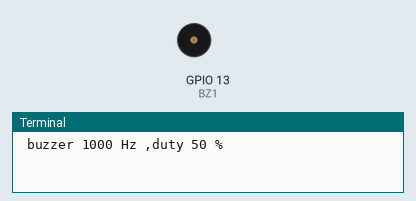
Simulated run of this program. Board: Raspberry Pi (BCM pin numbers). Shown: buzzer (waves = sounding), the last lines printed to the terminal. At 9.0 s the program stops and its outputs stay as they are.

Above: at 0.1 s.
At 3.1 s:
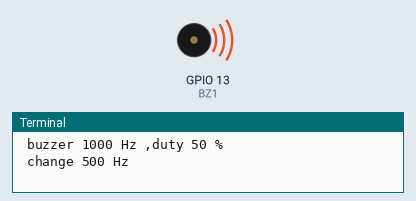
Timing chart, 0 to 10.5 s (numbered marks = the images above):
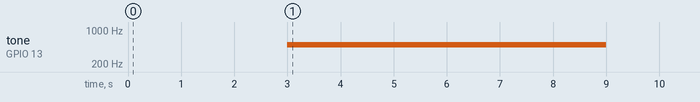

Measured:
- by itself, tone on GPIO 13 (BZ1): silent → 500 Hz at 3.0 s, → silent 6.0 s later

The program:

bz_sample1.py
```python
#!/usr/bin/env python

import RPi.GPIO as GPIO
import time

GPIO.setmode(GPIO.BCM) # use GPIO Number

BZ1 = 13 # BZ1 --> GPIO13
GPIO.setup(BZ1, GPIO.OUT) # set GPIO13 output

buzzer = GPIO.PWM(BZ1, 1000) # set BZ1 1000 Hz

buzzer.start(50) # start BZ1 duty 50%
print(" buzzer 1000 Hz ,duty 50 %")
time.sleep(3)

buzzer.ChangeFrequency(500) # change frequency 500 Hz
print(" change 500 Hz ")
time.sleep(3)

buzzer.ChangeDutyCycle(10) # change duty cycle 10 %
print(" duty 10 % ")
time.sleep(3)

buzzer.stop() # stop buzzer
GPIO.cleanup()
```
